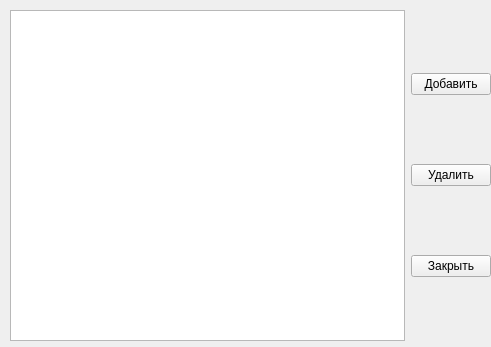
<?xml version="1.0" encoding="UTF-8"?>
<ui version="4.0">
 <class>Form</class>
 <widget class="QWidget" name="Form">
  <property name="geometry">
   <rect>
    <x>0</x>
    <y>0</y>
    <width>491</width>
    <height>347</height>
   </rect>
  </property>
  <property name="windowTitle">
   <string>Список отделов</string>
  </property>
  <widget class="QWidget" name="horizontalLayoutWidget">
   <property name="geometry">
    <rect>
     <x>10</x>
     <y>10</y>
     <width>481</width>
     <height>331</height>
    </rect>
   </property>
   <layout class="QHBoxLayout" name="horizontalLayout">
    <item>
     <widget class="QTableWidget" name="tblw_deps"/>
    </item>
    <item>
     <layout class="QVBoxLayout" name="verticalLayout">
      <item>
       <widget class="QPushButton" name="btn_add">
        <property name="text">
         <string>Добавить</string>
        </property>
       </widget>
      </item>
      <item>
       <widget class="QPushButton" name="btn_del">
        <property name="text">
         <string>Удалить</string>
        </property>
       </widget>
      </item>
      <item>
       <widget class="QPushButton" name="btn_close">
        <property name="text">
         <string>Закрыть</string>
        </property>
       </widget>
      </item>
     </layout>
    </item>
   </layout>
  </widget>
 </widget>
 <resources/>
 <connections/>
</ui>
